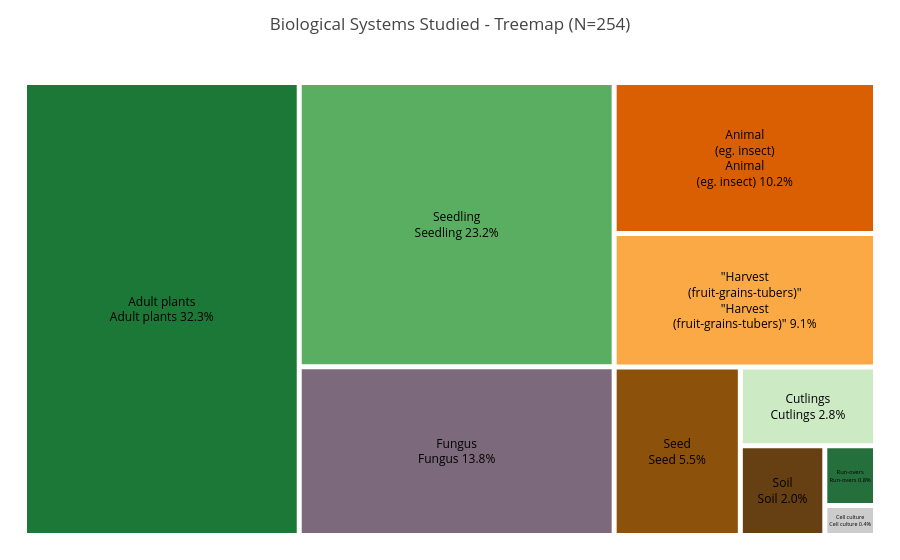

The code cell stored with this chart in its notebook:
### Markdown cell above
### Biological System Treemap

### Code cell
# Create treemap chart for Main Biological System (same data as pie chart)

bio_treemap = go.Figure(
    data=[
        go.Treemap(
            labels=bio_labels,
            values=bio_values,
            parents=[''] * len(bio_labels),  # all at root level
            text=bio_custom_text,
            textinfo='label+text',
            textposition='middle center',
            marker=dict(
                colors=bio_colors,
                line=dict(color='white', width=2)
            ),
            textfont=dict(size=12, color='black')
        )
    ]
)

bio_treemap.update_layout(
    title=f'Biological Systems Studied - Treemap (N={bio_total})',
    margin=dict(t=60, b=20, l=20, r=20)
)

bio_treemap.show()
bio_treemap.write_image('main_bio_system_treemap.png', width=800, height=600, scale=2)

### Figure 1 — Plotly figure (JSON) as saved in the notebook; plotly's stock layout.template omitted (floating-point values rounded to 4 significant figures)
{"data": [{"labels": ["Adult plants", "Seedling", "Fungus", "Animal<br>(eg. insect)", "\"Harvest<br>(fruit-grains-tubers)\"", "Seed", "Cutlings", "Soil", "Run-overs", "Cell culture"], "marker": {"colors": ["#1b7837", "#5aae61", "#7c6a7c", "#d95f02", "#faa945", "#8c510a", "#ccebc5", "#664012", "#246f3b", "#cccccc"], "line": {"color": "white", "width": 2}}, "parents": ["", "", "", "", "", "", "", "", "", ""], "text": ["Adult plants 32.3%", "Seedling 23.2%", "Fungus 13.8%", "Animal<br>(eg. insect) 10.2%", "\"Harvest<br>(fruit-grains-tubers)\" 9.1%", "Seed 5.5%", "Cutlings 2.8%", "Soil 2.0%", "Run-overs 0.8%", "Cell culture 0.4%"], "textfont": {"color": "black", "size": 12}, "textinfo": "label+text", "textposition": "middle center", "values": [82, 59, 35, 26, 23, 14, 7, 5, 2, 1], "type": "treemap"}], "layout": {"margin": {"t": 60, "b": 20, "l": 20, "r": 20}, "title": {"text": "Biological Systems Studied - Treemap (N=254)"}}}
